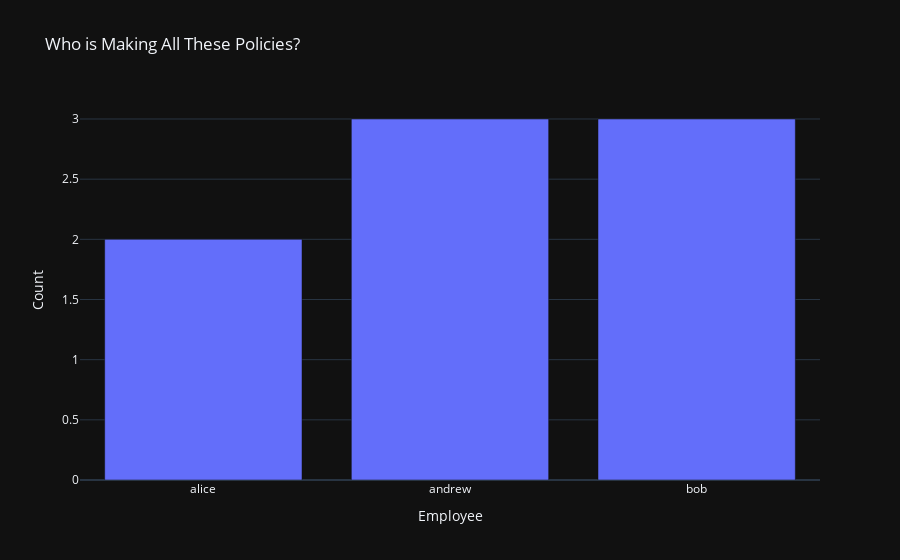

The code cell stored with this chart in its notebook:
### Markdown cell above
### Let's do a group by to find who is making the most policies

### Code cell
log_df_by_count = log_df.groupby('acting_user').count()
log_df_by_count.reset_index(inplace=True)

fig = px.bar(log_df_by_count, 
             x='acting_user',            
             y='action',
             template='plotly_dark',
             title='Who is Making All These Policies?')

fig.update_yaxes(title_text='Count')
fig.update_xaxes(title_text='Employee')
fig.show()

### Figure 1 — Plotly figure (JSON) as saved in the notebook; plotly's stock layout.template omitted (floating-point values rounded to 4 significant figures)
{"data": [{"alignmentgroup": "True", "hoverlabel": {"namelength": 0}, "hovertemplate": "acting_user=%{x}<br>action=%{y}", "legendgroup": "", "marker": {"color": "#636efa"}, "name": "", "offsetgroup": "", "orientation": "v", "showlegend": false, "textposition": "auto", "type": "bar", "x": ["alice", "andrew", "bob"], "xaxis": "x", "y": [2, 3, 3], "yaxis": "y"}], "layout": {"barmode": "relative", "legend": {"tracegroupgap": 0}, "title": {"text": "Who is Making All These Policies?"}, "xaxis": {"anchor": "y", "domain": [0, 1], "title": {"text": "Employee"}}, "yaxis": {"anchor": "x", "domain": [0, 1], "title": {"text": "Count"}}}}
